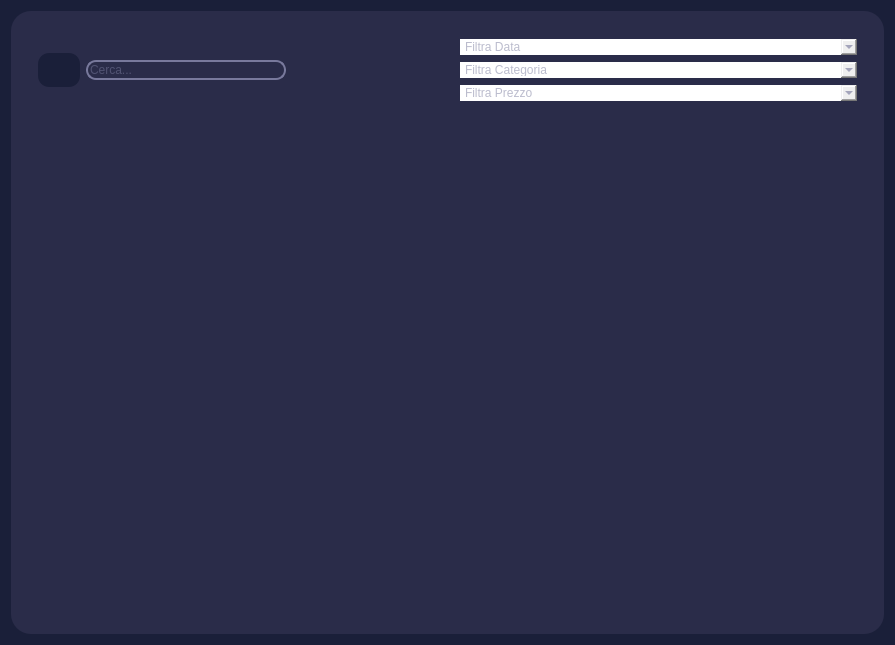
<?xml version="1.0" encoding="UTF-8"?>
<ui version="4.0">
 <class>Form</class>
 <widget class="QWidget" name="Form">
  <property name="geometry">
   <rect>
    <x>0</x>
    <y>0</y>
    <width>895</width>
    <height>645</height>
   </rect>
  </property>
  <property name="windowTitle">
   <string>Form</string>
  </property>
  <property name="styleSheet">
   <string notr="true">*{
color: #78799c;
border: none;
}

#frame_2, #frame_5{
	background-color: #2a2c49;
}

#frame_12,#mainBody,#Form,#titolo{
	background-color: #1a1f39;
}

QLineEdit{
	background-color:transparent;
}

#searchFrame, QLineEdit{
	border-radius: 10px;
	border: 2px solid #78799c;
}

#appHeader{
	color:#78799c;
}

#prodottiHeader{
	color:  #a06ce3;
}

#avantiarw{
	border: 1px solid #a06ce3;
	background-color: #a06ce3 ;
	border-radius: 5px;
	
}

#finestreSecondarie{
	background-color: #2a2c49;
	border: solid;
	border-radius: 20px;
}

QLabel{
	color:#78799c;
}

#mainFrame{
	background-color: #2a2c49;
}

#homeBtn{
	color:#78799c;
	background-color:#1a1f39;
	padding : 10px 5px;
	text-align:left;
	border-top-left-radius:25px;
}

QPushButton{
	padding : 10px 5px;
	text-align:left;
	color:#78799c;
	font: 10pt &quot;Leelawadee UI&quot;;
	background-color:#1a1f39;
    border: solid;
    border-radius: 11px;
}


#frame_3{
	background-color:#2a2c49;
	border: solid;
	border-radius: 20px;
}
QTableWidget{
	background-color:#2a2c49;
	border: solid;
}
#leftMenu,#frame{
background-color: #2a2c49;
}

#frame_2{
border : solid;
border-radius: 10px;
}
</string>
  </property>
  <layout class="QHBoxLayout" name="horizontalLayout">
   <item>
    <widget class="QFrame" name="prodotti">
     <property name="frameShape">
      <enum>QFrame::StyledPanel</enum>
     </property>
     <property name="frameShadow">
      <enum>QFrame::Raised</enum>
     </property>
     <layout class="QVBoxLayout" name="verticalLayout_5">
      <property name="spacing">
       <number>0</number>
      </property>
      <property name="leftMargin">
       <number>0</number>
      </property>
      <property name="topMargin">
       <number>0</number>
      </property>
      <property name="rightMargin">
       <number>0</number>
      </property>
      <property name="bottomMargin">
       <number>0</number>
      </property>
      <item>
       <widget class="QFrame" name="frame_3">
        <property name="sizePolicy">
         <sizepolicy hsizetype="Preferred" vsizetype="Expanding">
          <horstretch>0</horstretch>
          <verstretch>0</verstretch>
         </sizepolicy>
        </property>
        <property name="frameShape">
         <enum>QFrame::StyledPanel</enum>
        </property>
        <property name="frameShadow">
         <enum>QFrame::Raised</enum>
        </property>
        <layout class="QVBoxLayout" name="verticalLayout_11">
         <item>
          <widget class="QFrame" name="frame_11">
           <property name="minimumSize">
            <size>
             <width>1</width>
             <height>100</height>
            </size>
           </property>
           <property name="frameShape">
            <enum>QFrame::StyledPanel</enum>
           </property>
           <property name="frameShadow">
            <enum>QFrame::Raised</enum>
           </property>
           <layout class="QHBoxLayout" name="horizontalLayout_6">
            <item alignment="Qt::AlignLeft">
             <widget class="QWidget" name="widget_3" native="true">
              <layout class="QHBoxLayout" name="horizontalLayout_7">
               <item>
                <widget class="QPushButton" name="cercaBtn">
                 <property name="cursor">
                  <cursorShape>PointingHandCursor</cursorShape>
                 </property>
                 <property name="text">
                  <string/>
                 </property>
                 <property name="icon">
                  <iconset resource="../resources.qrc">
                   <normaloff>:/purpleIcons/assets/#78799c(purple) icons/search.svg</normaloff>:/purpleIcons/assets/#78799c(purple) icons/search.svg</iconset>
                 </property>
                 <property name="iconSize">
                  <size>
                   <width>24</width>
                   <height>24</height>
                  </size>
                 </property>
                </widget>
               </item>
               <item>
                <widget class="QLineEdit" name="search_le">
                 <property name="minimumSize">
                  <size>
                   <width>200</width>
                   <height>0</height>
                  </size>
                 </property>
                 <property name="placeholderText">
                  <string>Cerca...</string>
                 </property>
                </widget>
               </item>
              </layout>
             </widget>
            </item>
            <item>
             <widget class="QWidget" name="widget_4" native="true">
              <layout class="QVBoxLayout" name="verticalLayout_12">
               <item>
                <widget class="QComboBox" name="filtraPerData">
                 <property name="currentText">
                  <string>tutte le date</string>
                 </property>
                 <property name="iconSize">
                  <size>
                   <width>24</width>
                   <height>24</height>
                  </size>
                 </property>
                 <property name="placeholderText" stdset="0">
                  <string>Filtra Data</string>
                 </property>
                 <item>
                  <property name="text">
                   <string>tutte le date</string>
                  </property>
                 </item>
                 <item>
                  <property name="text">
                   <string>Ultimo Giorno</string>
                  </property>
                 </item>
                 <item>
                  <property name="text">
                   <string>Ultima Settimana</string>
                  </property>
                 </item>
                 <item>
                  <property name="text">
                   <string>Ultimo Mese</string>
                  </property>
                 </item>
                </widget>
               </item>
               <item>
                <widget class="QComboBox" name="filtraPerCategoria">
                 <property name="placeholderText" stdset="0">
                  <string>Filtra Categoria</string>
                 </property>
                 <item>
                  <property name="text">
                   <string>tutte le categorie</string>
                  </property>
                 </item>
                </widget>
               </item>
               <item>
                <widget class="QComboBox" name="filtraPerPrezzo">
                 <property name="placeholderText" stdset="0">
                  <string>Filtra Prezzo</string>
                 </property>
                 <item>
                  <property name="text">
                   <string>tutti i prezzi</string>
                  </property>
                 </item>
                 <item>
                  <property name="text">
                   <string>0€ - 10€ </string>
                  </property>
                 </item>
                 <item>
                  <property name="text">
                   <string>10€ - 20€</string>
                  </property>
                 </item>
                 <item>
                  <property name="text">
                   <string>20€ - 50€</string>
                  </property>
                 </item>
                 <item>
                  <property name="text">
                   <string>&gt;50€</string>
                  </property>
                 </item>
                </widget>
               </item>
              </layout>
             </widget>
            </item>
           </layout>
          </widget>
         </item>
         <item>
          <widget class="QFrame" name="frame_12">
           <property name="sizePolicy">
            <sizepolicy hsizetype="Preferred" vsizetype="Expanding">
             <horstretch>0</horstretch>
             <verstretch>0</verstretch>
            </sizepolicy>
           </property>
           <property name="frameShape">
            <enum>QFrame::StyledPanel</enum>
           </property>
           <property name="frameShadow">
            <enum>QFrame::Raised</enum>
           </property>
           <layout class="QHBoxLayout" name="horizontalLayout_8">
            <property name="spacing">
             <number>0</number>
            </property>
            <property name="leftMargin">
             <number>0</number>
            </property>
            <property name="topMargin">
             <number>0</number>
            </property>
            <property name="rightMargin">
             <number>0</number>
            </property>
            <property name="bottomMargin">
             <number>0</number>
            </property>
            <item>
             <widget class="QTableWidget" name="tab"/>
            </item>
           </layout>
          </widget>
         </item>
        </layout>
       </widget>
      </item>
     </layout>
    </widget>
   </item>
  </layout>
 </widget>
 <resources>
  <include location="../resources.qrc"/>
 </resources>
 <connections/>
</ui>
